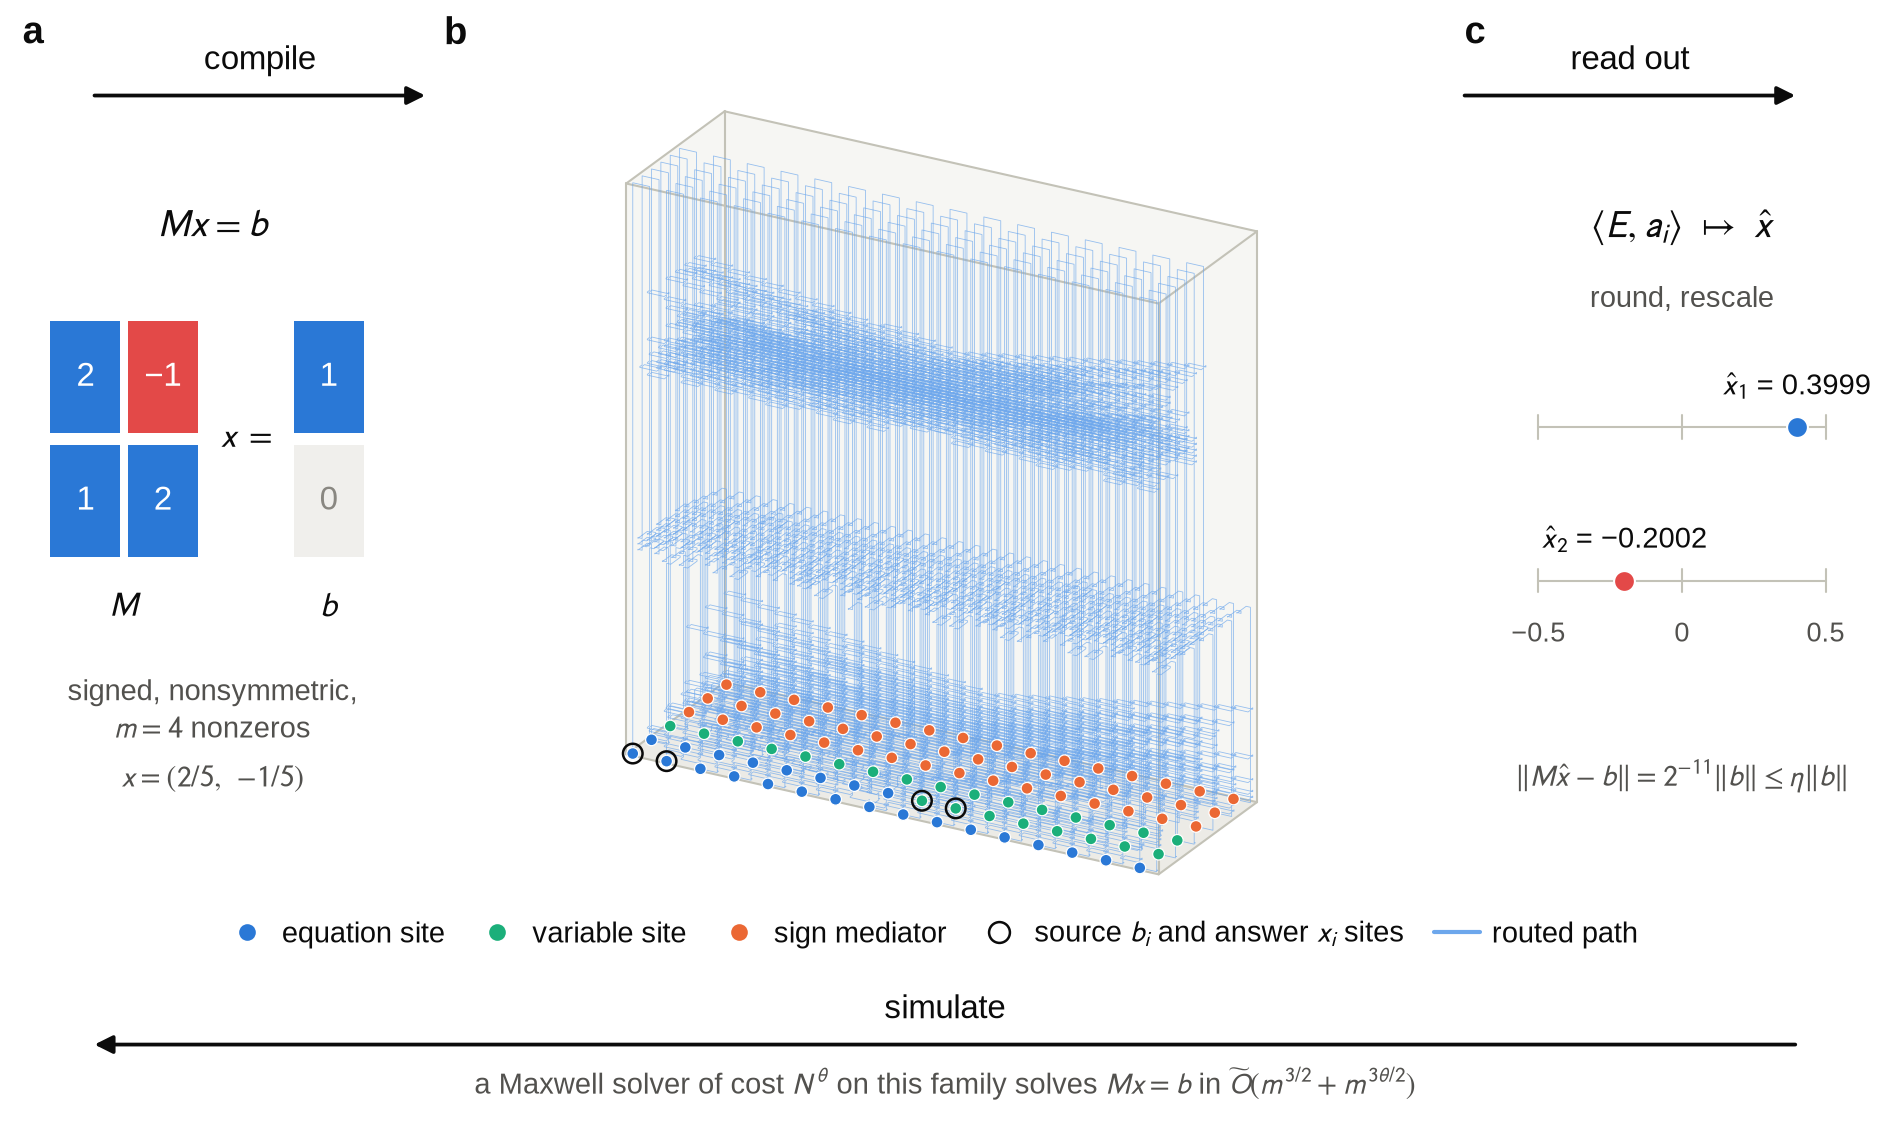

Python code for this plot:
#!/usr/bin/env -S uv run --script
# /// script
# requires-python = ">=3.11"
# dependencies = ["matplotlib>=3.9,<4", "numpy>=2,<3"]
# ///
"""Figure 1: the two-way correspondence between sparse linear algebra and a dielectric cavity.

a: the input system (the actual 2 x 2 example compiled by the logical compiler);
b: the compiled logical network, exactly as routed into its integer grid box by the compiler
   (data: maxwell_paper_draft/figures/logical_translation_*.{json,npz,json.gz});
c: readout moments and the decoded answer of that example (exact logical decoding).

Run: uv run --script fig1_concept.py
"""
from __future__ import annotations

import gzip
import json
import sys
from pathlib import Path

import matplotlib
matplotlib.use("Agg")
import matplotlib.pyplot as plt
import numpy as np
from matplotlib.patches import FancyArrowPatch, Rectangle
from mpl_toolkits.mplot3d.art3d import Line3DCollection, Poly3DCollection

sys.dont_write_bytecode = True
sys.path.insert(0, str(Path(__file__).resolve().parent))
import figstyle as st

HERE = Path(__file__).resolve().parent
SRC = HERE.parents[1] / "maxwell_paper_draft" / "figures"
Z_COMPRESS = 6          # routing axis compressed for display (stated in the caption)

data = json.loads((SRC / "logical_translation_data.json").read_text())
routes = json.loads(gzip.decompress((SRC / "logical_translation_routes.json.gz").read_bytes()))["routes"]
labels = data["labels"]
counts = data["counts"]
res = data["residual_check"]

KIND_COLOR = {"output_equation": st.BLUE, "gate_equation": st.BLUE,
              "input_variable": st.AQUA, "gate_variable": st.AQUA,
              "sign_mediator": st.ORANGE}


def draw():
    st.apply()
    fig = plt.figure(figsize=(st.WIDTH_MM * st.MM, 96 * st.MM))
    axa = fig.add_axes([0.015, 0.30, 0.195, 0.52])
    axb = fig.add_axes([0.20, 0.20, 0.585, 0.71], projection="3d", computed_zorder=False)
    axc = fig.add_axes([0.79, 0.30, 0.20, 0.52])
    for letter, x, y in (("a", 0.012, 0.985), ("b", 0.235, 0.985), ("c", 0.775, 0.985)):
        st.panel_label(fig, letter, x, y)

    # ------------------------------------------------------------------ a: the system
    axa.set_xlim(0, 1); axa.set_ylim(0, 1); axa.set_axis_off()
    M = [[2, -1], [1, 2]]
    bvec = [1, 0]
    cw, ch = 0.19, 0.19
    x0, y0 = 0.06, 0.40
    for i in range(2):
        for j in range(2):
            v = M[i][j]
            col = st.BLUE if v > 0 else st.RED
            axa.add_patch(Rectangle((x0 + j * (cw + 0.02), y0 + (1 - i) * (ch + 0.02)), cw, ch,
                                    facecolor=col, edgecolor="none"))
            axa.text(x0 + j * (cw + 0.02) + cw / 2, y0 + (1 - i) * (ch + 0.02) + ch / 2,
                     f"{v:d}".replace("-", "−"), color="white", fontsize=8, ha="center", va="center")
    xb = x0 + 2 * (cw + 0.02) + 0.24
    for i in range(2):
        v = bvec[i]
        axa.add_patch(Rectangle((xb, y0 + (1 - i) * (ch + 0.02)), cw, ch,
                                facecolor=st.BLUE if v else st.GRAY_WASH, edgecolor="none"))
        axa.text(xb + cw / 2, y0 + (1 - i) * (ch + 0.02) + ch / 2, f"{v:d}",
                 color="white" if v else st.MUTED, fontsize=8, ha="center", va="center")
    ymid = y0 + ch + 0.01
    axa.text(x0 + 2 * (cw + 0.02) + 0.12, ymid, r"$x\,=$", fontsize=8, ha="center", va="center")
    axa.text(x0 + cw + 0.01, y0 - 0.06, r"$M$", fontsize=8, ha="center", va="top")
    axa.text(xb + cw / 2, y0 - 0.06, r"$b$", fontsize=8, ha="center", va="top")
    axa.text(0.5, 0.99, r"$Mx = b$", fontsize=9, ha="center", va="top")
    axa.text(0.5, 0.20, "signed, nonsymmetric,\n$m = 4$ nonzeros", fontsize=7,
             color=st.INK2, ha="center", va="top", linespacing=1.3)
    axa.text(0.5, 0.0, r"$x = (2/5,\ {-}1/5)$", fontsize=7, color=st.INK2, ha="center", va="bottom")

    # ------------------------------------------------------------------ b: the routed network
    zs = 1.0 / Z_COMPRESS
    segs = []
    for r in routes:
        c = np.array(r["corners"], float)
        c[:, 2] *= zs
        segs.append(c)
    lo = np.array(counts["lattice_min"], float); hi = np.array(counts["lattice_max"], float)
    lo[2] *= zs; hi[2] *= zs
    X0, Y0, Z0 = lo; X1, Y1, Z1 = hi
    faces = [[(X0, Y0, Z0), (X1, Y0, Z0), (X1, Y1, Z0), (X0, Y1, Z0)],       # floor
             [(X0, Y1, Z0), (X1, Y1, Z0), (X1, Y1, Z1), (X0, Y1, Z1)],       # back wall (y = Y1)
             [(X0, Y0, Z0), (X0, Y1, Z0), (X0, Y1, Z1), (X0, Y0, Z1)]]       # left wall (x = X0)
    axb.add_collection3d(Poly3DCollection(faces, facecolors=["#ecebe6", "#f6f6f3", "#f6f6f3"],
                                          edgecolors="none", zorder=0))
    axb.add_collection3d(Line3DCollection(segs, colors="#6da7ec", linewidths=0.2, alpha=0.7, zorder=2))
    coords = np.array([l["coordinate"] for l in labels], float)
    coords[:, 2] *= zs
    cols = [KIND_COLOR[l["kind"]] for l in labels]
    axb.scatter(coords[:, 0], coords[:, 1], coords[:, 2], c=cols, s=8, depthshade=False,
                edgecolors="white", linewidths=0.3, zorder=5)
    special = [i for i, l in enumerate(labels) if l["kind"] in ("input_variable", "output_equation")]
    axb.scatter(coords[special, 0], coords[special, 1], coords[special, 2], s=22, facecolors="none",
                edgecolors=st.INK, linewidths=0.6, depthshade=False, zorder=6)
    for i in (0, 1):
        for j in (0, 1):
            axb.plot([X0, X1], [Y0 + i * (Y1 - Y0)] * 2, [Z0 + j * (Z1 - Z0)] * 2, color=st.AXIS, lw=0.5, zorder=1)
            axb.plot([X0 + i * (X1 - X0)] * 2, [Y0, Y1], [Z0 + j * (Z1 - Z0)] * 2, color=st.AXIS, lw=0.5, zorder=1)
            axb.plot([X0 + i * (X1 - X0)] * 2, [Y0 + j * (Y1 - Y0)] * 2, [Z0, Z1], color=st.AXIS, lw=0.5, zorder=1)
    axb.set_xlim(X0, X1); axb.set_ylim(Y0, Y1); axb.set_zlim(Z0, Z1)
    axb.set_box_aspect((X1 - X0, Y1 - Y0, Z1 - Z0), zoom=1.08)
    axb.set_proj_type("ortho")
    axb.view_init(elev=24, azim=-61)
    axb.set_axis_off()
    handles = [plt.Line2D([], [], marker="o", ls="", ms=4, mfc=c, mec="none", label=l)
               for c, l in ((st.BLUE, "equation site"), (st.AQUA, "variable site"), (st.ORANGE, "sign mediator"))]
    handles.append(plt.Line2D([], [], marker="o", ls="", ms=5, mfc="none", mec=st.INK, mew=0.6,
                              label="source $b_i$ and answer $x_i$ sites"))
    handles.append(plt.Line2D([], [], color="#6da7ec", lw=1.0, label="routed path"))
    fig.legend(handles=handles, loc="center", bbox_to_anchor=(0.4925, 0.175), ncol=5,
               handletextpad=0.4, columnspacing=1.0, borderaxespad=0)

    # ------------------------------------------------------------------ c: readout and decoding
    axc.set_xlim(0, 1); axc.set_ylim(0, 1); axc.set_axis_off()
    axc.text(0.5, 0.99, r"$\langle E, a_i\rangle \;\mapsto\; \hat x$", fontsize=9, ha="center", va="top")
    axc.text(0.5, 0.86, "round, rescale", fontsize=7, color=st.INK2, ha="center", va="top")
    decoded = [819 / 2048, -205 / 1024]
    names = [r"$\hat x_1$", r"$\hat x_2$"]
    for i in range(2):
        y = 0.62 - i * 0.26
        axc.plot([0.12, 0.88], [y, y], color=st.AXIS, lw=0.5)
        for xv in (-0.5, 0, 0.5):
            xx = 0.5 + 0.76 * xv
            axc.plot([xx, xx], [y - 0.02, y + 0.02], color=st.AXIS, lw=0.5)
        axc.plot([0.5 + 0.76 * decoded[i]], [y], marker="o", ms=5, mfc=st.BLUE if decoded[i] > 0 else st.RED,
                 mec="white", mew=0.5)
        axc.text(0.5 + 0.76 * decoded[i], y + 0.045, f"{names[i]} = {decoded[i]:.4f}".replace("-", "−"),
                 fontsize=7, ha="center", va="bottom")
    for xv, lab in ((-0.5, "−0.5"), (0, "0"), (0.5, "0.5")):
        axc.text(0.5 + 0.76 * xv, 0.29, lab, fontsize=6.5, color=st.INK2, ha="center", va="top")
    axc.text(0.5, 0.0, r"$\|M\hat x - b\| = 2^{-11}\|b\| \leq \eta\|b\|$", fontsize=7, color=st.INK2,
             ha="center", va="bottom")

    # ------------------------------------------------------------------ the two readings
    arrow_kw = dict(arrowstyle="-|>", mutation_scale=9, lw=0.9, color=st.INK, shrinkA=0, shrinkB=0)
    fig.add_artist(FancyArrowPatch((0.05, 0.915), (0.225, 0.915), transform=fig.transFigure, **arrow_kw))
    fig.text(0.1375, 0.932, "compile", fontsize=8, ha="center", va="bottom")
    fig.add_artist(FancyArrowPatch((0.775, 0.915), (0.95, 0.915), transform=fig.transFigure, **arrow_kw))
    fig.text(0.8625, 0.932, "read out", fontsize=8, ha="center", va="bottom")
    fig.add_artist(FancyArrowPatch((0.95, 0.078), (0.05, 0.078), transform=fig.transFigure, **arrow_kw))
    fig.text(0.50, 0.095, "simulate", fontsize=8, ha="center", va="bottom")
    fig.text(0.50, 0.058, r"a Maxwell solver of cost $N^{\theta}$ on this family solves $Mx=b$ in "
             r"$\widetilde O(m^{3/2} + m^{3\theta/2})$", fontsize=7, color=st.INK2, ha="center", va="top")

    st.save(fig, HERE / "fig1_concept", {"Title": "Equations, compiled network, readout"})
    plt.close(fig)


if __name__ == "__main__":
    draw()
    print("fig1 done:", {k: counts[k] for k in ("Gplus_vertices", "Gplus_edges", "box_sites", "min_path_length", "max_path_length")})
